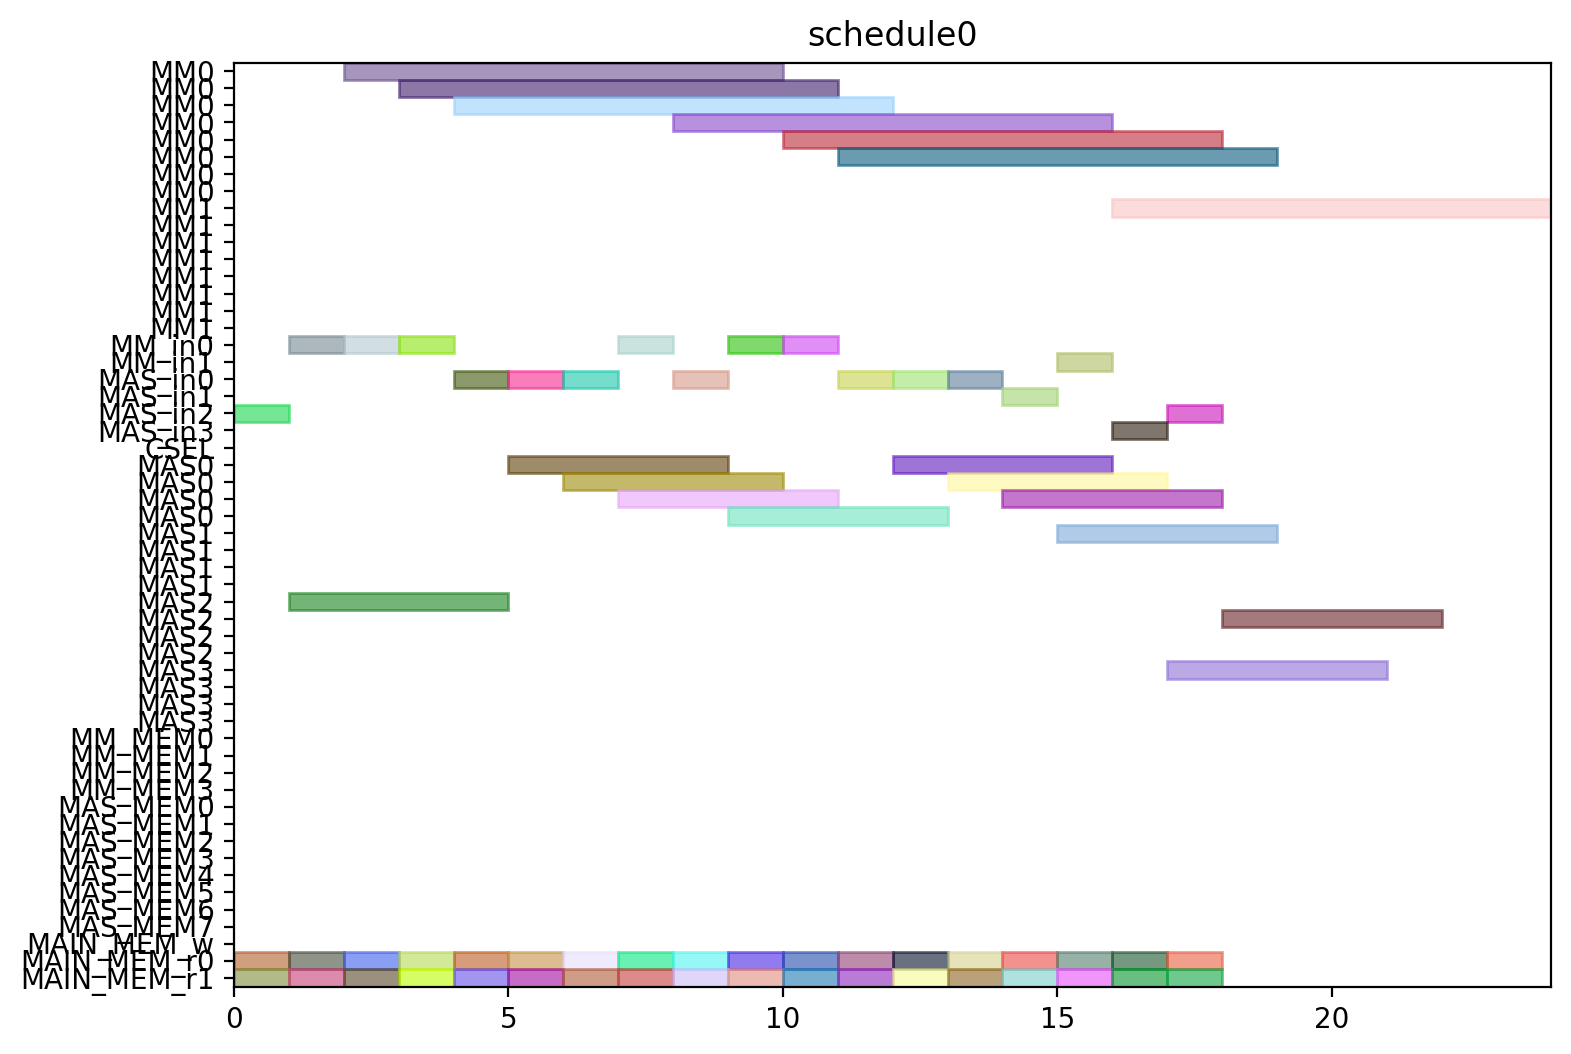

Python code for this plot:
from pyschedule import Scenario, solvers, plotters, alt


def solve():
	horizon = 120
	S = Scenario("schedule0", horizon=horizon)

	# resource
	MM = S.Resources('MM', num=2, size=8)
	MM_in = S.Resources('MM_in', num=2)
	MAS_in = S.Resources('MAS_in', num=4)
	CSEL = S.Resource('CSEL')
	MAS = S.Resources('MAS', num=4, size=4, periods=range(1, horizon))
	MM_MEM = S.Resources('MM_MEM', num=4)
	MAS_MEM = S.Resources('MAS_MEM', num=8)
	MAIN_MEM_w = S.Resource('MAIN_MEM_w', size=1)
	MAIN_MEM_r = S.Resources('MAIN_MEM_r', num=2)

	# result of previous scheduling

	# new tasks
	t0_t0 = S.Task('t0_t0', length=4, delay_cost=1)
	t0_t0 += alt(MAS)
	t0_t0_in = S.Task('t0_t0_in', length=1, delay_cost=1)
	t0_t0_in += alt(MAS_in)
	S += t0_t0_in*MAS_in[0]<=t0_t0*MAS[0]

	S += t0_t0_in*MAS_in[1]<=t0_t0*MAS[1]

	S += t0_t0_in*MAS_in[2]<=t0_t0*MAS[2]

	S += t0_t0_in*MAS_in[3]<=t0_t0*MAS[3]

	t0_t0_mem0 = S.Task('t0_t0_mem0', length=1, delay_cost=1)
	t0_t0_mem0 += MAIN_MEM_r[0]
	S += t0_t0_mem0 <= t0_t0

	t0_t0_mem1 = S.Task('t0_t0_mem1', length=1, delay_cost=1)
	t0_t0_mem1 += MAIN_MEM_r[1]
	S += t0_t0_mem1 <= t0_t0

	t0_t1 = S.Task('t0_t1', length=4, delay_cost=1)
	t0_t1 += alt(MAS)
	t0_t1_in = S.Task('t0_t1_in', length=1, delay_cost=1)
	t0_t1_in += alt(MAS_in)
	S += t0_t1_in*MAS_in[0]<=t0_t1*MAS[0]

	S += t0_t1_in*MAS_in[1]<=t0_t1*MAS[1]

	S += t0_t1_in*MAS_in[2]<=t0_t1*MAS[2]

	S += t0_t1_in*MAS_in[3]<=t0_t1*MAS[3]

	t0_t1_mem0 = S.Task('t0_t1_mem0', length=1, delay_cost=1)
	t0_t1_mem0 += MAIN_MEM_r[0]
	S += t0_t1_mem0 <= t0_t1

	t0_t1_mem1 = S.Task('t0_t1_mem1', length=1, delay_cost=1)
	t0_t1_mem1 += MAIN_MEM_r[1]
	S += t0_t1_mem1 <= t0_t1

	t0_t3 = S.Task('t0_t3', length=8, delay_cost=1)
	t0_t3 += alt(MM)
	t0_t3_in = S.Task('t0_t3_in', length=1, delay_cost=1)
	t0_t3_in += alt(MM_in)
	S += t0_t3_in*MM_in[0]<=t0_t3*MM[0]
	S += t0_t3_in*MM_in[1]<=t0_t3*MM[1]
	t0_t3_mem0 = S.Task('t0_t3_mem0', length=1, delay_cost=1)
	t0_t3_mem0 += MAIN_MEM_r[0]
	S += t0_t3_mem0 <= t0_t3

	t0_t3_mem1 = S.Task('t0_t3_mem1', length=1, delay_cost=1)
	t0_t3_mem1 += MAIN_MEM_r[1]
	S += t0_t3_mem1 <= t0_t3

	t1_t0 = S.Task('t1_t0', length=4, delay_cost=1)
	t1_t0 += alt(MAS)
	t1_t0_in = S.Task('t1_t0_in', length=1, delay_cost=1)
	t1_t0_in += alt(MAS_in)
	S += t1_t0_in*MAS_in[0]<=t1_t0*MAS[0]

	S += t1_t0_in*MAS_in[1]<=t1_t0*MAS[1]

	S += t1_t0_in*MAS_in[2]<=t1_t0*MAS[2]

	S += t1_t0_in*MAS_in[3]<=t1_t0*MAS[3]

	t1_t0_mem0 = S.Task('t1_t0_mem0', length=1, delay_cost=1)
	t1_t0_mem0 += MAIN_MEM_r[0]
	S += t1_t0_mem0 <= t1_t0

	t1_t0_mem1 = S.Task('t1_t0_mem1', length=1, delay_cost=1)
	t1_t0_mem1 += MAIN_MEM_r[1]
	S += t1_t0_mem1 <= t1_t0

	t1_t1 = S.Task('t1_t1', length=4, delay_cost=1)
	t1_t1 += alt(MAS)
	t1_t1_in = S.Task('t1_t1_in', length=1, delay_cost=1)
	t1_t1_in += alt(MAS_in)
	S += t1_t1_in*MAS_in[0]<=t1_t1*MAS[0]

	S += t1_t1_in*MAS_in[1]<=t1_t1*MAS[1]

	S += t1_t1_in*MAS_in[2]<=t1_t1*MAS[2]

	S += t1_t1_in*MAS_in[3]<=t1_t1*MAS[3]

	t1_t1_mem0 = S.Task('t1_t1_mem0', length=1, delay_cost=1)
	t1_t1_mem0 += MAIN_MEM_r[0]
	S += t1_t1_mem0 <= t1_t1

	t1_t1_mem1 = S.Task('t1_t1_mem1', length=1, delay_cost=1)
	t1_t1_mem1 += MAIN_MEM_r[1]
	S += t1_t1_mem1 <= t1_t1

	t1_t3 = S.Task('t1_t3', length=8, delay_cost=1)
	t1_t3 += alt(MM)
	t1_t3_in = S.Task('t1_t3_in', length=1, delay_cost=1)
	t1_t3_in += alt(MM_in)
	S += t1_t3_in*MM_in[0]<=t1_t3*MM[0]
	S += t1_t3_in*MM_in[1]<=t1_t3*MM[1]
	t1_t3_mem0 = S.Task('t1_t3_mem0', length=1, delay_cost=1)
	t1_t3_mem0 += MAIN_MEM_r[0]
	S += t1_t3_mem0 <= t1_t3

	t1_t3_mem1 = S.Task('t1_t3_mem1', length=1, delay_cost=1)
	t1_t3_mem1 += MAIN_MEM_r[1]
	S += t1_t3_mem1 <= t1_t3

	t2_t2 = S.Task('t2_t2', length=4, delay_cost=1)
	t2_t2 += alt(MAS)
	t2_t2_in = S.Task('t2_t2_in', length=1, delay_cost=1)
	t2_t2_in += alt(MAS_in)
	S += t2_t2_in*MAS_in[0]<=t2_t2*MAS[0]

	S += t2_t2_in*MAS_in[1]<=t2_t2*MAS[1]

	S += t2_t2_in*MAS_in[2]<=t2_t2*MAS[2]

	S += t2_t2_in*MAS_in[3]<=t2_t2*MAS[3]

	t2_t2_mem0 = S.Task('t2_t2_mem0', length=1, delay_cost=1)
	t2_t2_mem0 += MAIN_MEM_r[0]
	S += t2_t2_mem0 <= t2_t2

	t2_t2_mem1 = S.Task('t2_t2_mem1', length=1, delay_cost=1)
	t2_t2_mem1 += MAIN_MEM_r[1]
	S += t2_t2_mem1 <= t2_t2

	t5_t0 = S.Task('t5_t0', length=8, delay_cost=1)
	t5_t0 += alt(MM)
	t5_t0_in = S.Task('t5_t0_in', length=1, delay_cost=1)
	t5_t0_in += alt(MM_in)
	S += t5_t0_in*MM_in[0]<=t5_t0*MM[0]
	S += t5_t0_in*MM_in[1]<=t5_t0*MM[1]
	t5_t0_mem0 = S.Task('t5_t0_mem0', length=1, delay_cost=1)
	t5_t0_mem0 += MAIN_MEM_r[0]
	S += t5_t0_mem0 <= t5_t0

	t5_t0_mem1 = S.Task('t5_t0_mem1', length=1, delay_cost=1)
	t5_t0_mem1 += MAIN_MEM_r[1]
	S += t5_t0_mem1 <= t5_t0

	t5_t1 = S.Task('t5_t1', length=8, delay_cost=1)
	t5_t1 += alt(MM)
	t5_t1_in = S.Task('t5_t1_in', length=1, delay_cost=1)
	t5_t1_in += alt(MM_in)
	S += t5_t1_in*MM_in[0]<=t5_t1*MM[0]
	S += t5_t1_in*MM_in[1]<=t5_t1*MM[1]
	t5_t1_mem0 = S.Task('t5_t1_mem0', length=1, delay_cost=1)
	t5_t1_mem0 += MAIN_MEM_r[0]
	S += t5_t1_mem0 <= t5_t1

	t5_t1_mem1 = S.Task('t5_t1_mem1', length=1, delay_cost=1)
	t5_t1_mem1 += MAIN_MEM_r[1]
	S += t5_t1_mem1 <= t5_t1

	t5_t2 = S.Task('t5_t2', length=4, delay_cost=1)
	t5_t2 += alt(MAS)
	t5_t2_in = S.Task('t5_t2_in', length=1, delay_cost=1)
	t5_t2_in += alt(MAS_in)
	S += t5_t2_in*MAS_in[0]<=t5_t2*MAS[0]

	S += t5_t2_in*MAS_in[1]<=t5_t2*MAS[1]

	S += t5_t2_in*MAS_in[2]<=t5_t2*MAS[2]

	S += t5_t2_in*MAS_in[3]<=t5_t2*MAS[3]

	t5_t2_mem0 = S.Task('t5_t2_mem0', length=1, delay_cost=1)
	t5_t2_mem0 += MAIN_MEM_r[0]
	S += t5_t2_mem0 <= t5_t2

	t5_t2_mem1 = S.Task('t5_t2_mem1', length=1, delay_cost=1)
	t5_t2_mem1 += MAIN_MEM_r[1]
	S += t5_t2_mem1 <= t5_t2

	t5_t3 = S.Task('t5_t3', length=4, delay_cost=1)
	t5_t3 += alt(MAS)
	t5_t3_in = S.Task('t5_t3_in', length=1, delay_cost=1)
	t5_t3_in += alt(MAS_in)
	S += t5_t3_in*MAS_in[0]<=t5_t3*MAS[0]

	S += t5_t3_in*MAS_in[1]<=t5_t3*MAS[1]

	S += t5_t3_in*MAS_in[2]<=t5_t3*MAS[2]

	S += t5_t3_in*MAS_in[3]<=t5_t3*MAS[3]

	t5_t3_mem0 = S.Task('t5_t3_mem0', length=1, delay_cost=1)
	t5_t3_mem0 += MAIN_MEM_r[0]
	S += t5_t3_mem0 <= t5_t3

	t5_t3_mem1 = S.Task('t5_t3_mem1', length=1, delay_cost=1)
	t5_t3_mem1 += MAIN_MEM_r[1]
	S += t5_t3_mem1 <= t5_t3

	t7_t0 = S.Task('t7_t0', length=4, delay_cost=1)
	t7_t0 += alt(MAS)
	t7_t0_in = S.Task('t7_t0_in', length=1, delay_cost=1)
	t7_t0_in += alt(MAS_in)
	S += t7_t0_in*MAS_in[0]<=t7_t0*MAS[0]

	S += t7_t0_in*MAS_in[1]<=t7_t0*MAS[1]

	S += t7_t0_in*MAS_in[2]<=t7_t0*MAS[2]

	S += t7_t0_in*MAS_in[3]<=t7_t0*MAS[3]

	t7_t0_mem0 = S.Task('t7_t0_mem0', length=1, delay_cost=1)
	t7_t0_mem0 += MAIN_MEM_r[0]
	S += t7_t0_mem0 <= t7_t0

	t7_t0_mem1 = S.Task('t7_t0_mem1', length=1, delay_cost=1)
	t7_t0_mem1 += MAIN_MEM_r[1]
	S += t7_t0_mem1 <= t7_t0

	t7_t1 = S.Task('t7_t1', length=4, delay_cost=1)
	t7_t1 += alt(MAS)
	t7_t1_in = S.Task('t7_t1_in', length=1, delay_cost=1)
	t7_t1_in += alt(MAS_in)
	S += t7_t1_in*MAS_in[0]<=t7_t1*MAS[0]

	S += t7_t1_in*MAS_in[1]<=t7_t1*MAS[1]

	S += t7_t1_in*MAS_in[2]<=t7_t1*MAS[2]

	S += t7_t1_in*MAS_in[3]<=t7_t1*MAS[3]

	t7_t1_mem0 = S.Task('t7_t1_mem0', length=1, delay_cost=1)
	t7_t1_mem0 += MAIN_MEM_r[0]
	S += t7_t1_mem0 <= t7_t1

	t7_t1_mem1 = S.Task('t7_t1_mem1', length=1, delay_cost=1)
	t7_t1_mem1 += MAIN_MEM_r[1]
	S += t7_t1_mem1 <= t7_t1

	t7_t3 = S.Task('t7_t3', length=8, delay_cost=1)
	t7_t3 += alt(MM)
	t7_t3_in = S.Task('t7_t3_in', length=1, delay_cost=1)
	t7_t3_in += alt(MM_in)
	S += t7_t3_in*MM_in[0]<=t7_t3*MM[0]
	S += t7_t3_in*MM_in[1]<=t7_t3*MM[1]
	t7_t3_mem0 = S.Task('t7_t3_mem0', length=1, delay_cost=1)
	t7_t3_mem0 += MAIN_MEM_r[0]
	S += t7_t3_mem0 <= t7_t3

	t7_t3_mem1 = S.Task('t7_t3_mem1', length=1, delay_cost=1)
	t7_t3_mem1 += MAIN_MEM_r[1]
	S += t7_t3_mem1 <= t7_t3

	t10_t0 = S.Task('t10_t0', length=8, delay_cost=1)
	t10_t0 += alt(MM)
	t10_t0_in = S.Task('t10_t0_in', length=1, delay_cost=1)
	t10_t0_in += alt(MM_in)
	S += t10_t0_in*MM_in[0]<=t10_t0*MM[0]
	S += t10_t0_in*MM_in[1]<=t10_t0*MM[1]
	t10_t0_mem0 = S.Task('t10_t0_mem0', length=1, delay_cost=1)
	t10_t0_mem0 += MAIN_MEM_r[0]
	S += t10_t0_mem0 <= t10_t0

	t10_t0_mem1 = S.Task('t10_t0_mem1', length=1, delay_cost=1)
	t10_t0_mem1 += MAIN_MEM_r[1]
	S += t10_t0_mem1 <= t10_t0

	t10_t1 = S.Task('t10_t1', length=8, delay_cost=1)
	t10_t1 += alt(MM)
	t10_t1_in = S.Task('t10_t1_in', length=1, delay_cost=1)
	t10_t1_in += alt(MM_in)
	S += t10_t1_in*MM_in[0]<=t10_t1*MM[0]
	S += t10_t1_in*MM_in[1]<=t10_t1*MM[1]
	t10_t1_mem0 = S.Task('t10_t1_mem0', length=1, delay_cost=1)
	t10_t1_mem0 += MAIN_MEM_r[0]
	S += t10_t1_mem0 <= t10_t1

	t10_t1_mem1 = S.Task('t10_t1_mem1', length=1, delay_cost=1)
	t10_t1_mem1 += MAIN_MEM_r[1]
	S += t10_t1_mem1 <= t10_t1

	t10_t2 = S.Task('t10_t2', length=4, delay_cost=1)
	t10_t2 += alt(MAS)
	t10_t2_in = S.Task('t10_t2_in', length=1, delay_cost=1)
	t10_t2_in += alt(MAS_in)
	S += t10_t2_in*MAS_in[0]<=t10_t2*MAS[0]

	S += t10_t2_in*MAS_in[1]<=t10_t2*MAS[1]

	S += t10_t2_in*MAS_in[2]<=t10_t2*MAS[2]

	S += t10_t2_in*MAS_in[3]<=t10_t2*MAS[3]

	t10_t2_mem0 = S.Task('t10_t2_mem0', length=1, delay_cost=1)
	t10_t2_mem0 += MAIN_MEM_r[0]
	S += t10_t2_mem0 <= t10_t2

	t10_t2_mem1 = S.Task('t10_t2_mem1', length=1, delay_cost=1)
	t10_t2_mem1 += MAIN_MEM_r[1]
	S += t10_t2_mem1 <= t10_t2

	t10_t3 = S.Task('t10_t3', length=4, delay_cost=1)
	t10_t3 += alt(MAS)
	t10_t3_in = S.Task('t10_t3_in', length=1, delay_cost=1)
	t10_t3_in += alt(MAS_in)
	S += t10_t3_in*MAS_in[0]<=t10_t3*MAS[0]

	S += t10_t3_in*MAS_in[1]<=t10_t3*MAS[1]

	S += t10_t3_in*MAS_in[2]<=t10_t3*MAS[2]

	S += t10_t3_in*MAS_in[3]<=t10_t3*MAS[3]

	t10_t3_mem0 = S.Task('t10_t3_mem0', length=1, delay_cost=1)
	t10_t3_mem0 += MAIN_MEM_r[0]
	S += t10_t3_mem0 <= t10_t3

	t10_t3_mem1 = S.Task('t10_t3_mem1', length=1, delay_cost=1)
	t10_t3_mem1 += MAIN_MEM_r[1]
	S += t10_t3_mem1 <= t10_t3

	solvers.mip.solve(S,msg=1,kind='CPLEX',ratio_gap=1.01)

	solution = [['hoge']*len(S.solution()[1]) for i in range(len(S.solution()))]
	for i in range(len(S.solution())):
		for j in range(len(S.solution()[i])):
			solution[i][j]=str(S.solution()[i][j])
	print(solution)

	cycles = int(solution[-1][3])

	pic_file_name = "/mnt/rose/usr1/fukuda/ABE/multiRAM_multiMAS_16mux/scheduling_result/stage8MM2_stage4MAS4/EP2_DBL_w_EVAL/schedule0.png"
	if(S.solution() != []):
		plotters.matplotlib.plot(S,img_filename=pic_file_name, show_task_labels=False, fig_size=(cycles*0.25+3, 6))

	return solution
